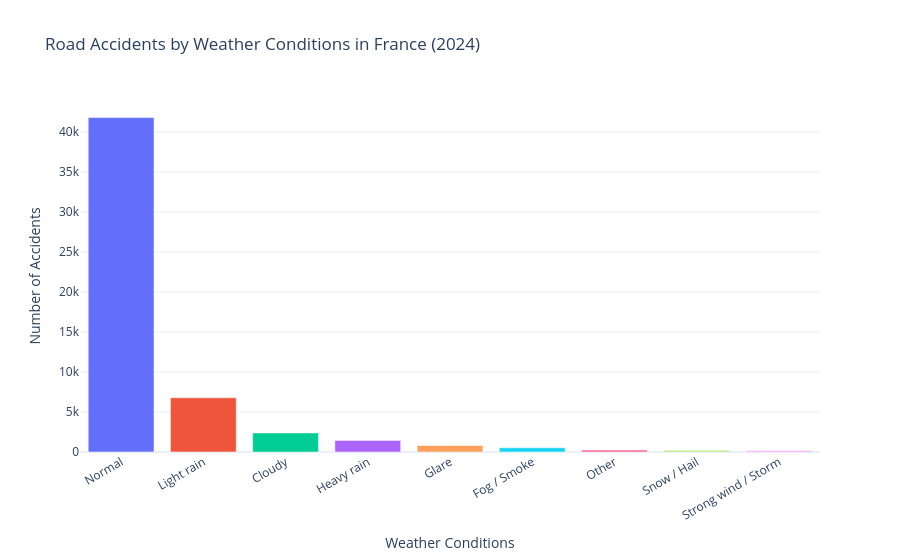

Notebook source saved alongside this figure:
### Markdown cell above
Visualization map

### Code cell
fig = px.bar(
    weather_accidents,
    x="weather",
    y="Accidents",
    color="weather",
    title="Road Accidents by Weather Conditions in France (2024)",
    labels={
        "weather": "Weather Conditions",
        "Accidents": "Number of Accidents"
    },
    hover_data=["Percentage"]
)

fig.update_layout(
    template="plotly_white",
    showlegend=False,
    xaxis_tickangle=-30
)

fig.show()

### Figure 1 — Plotly figure (JSON) as saved in the notebook; plotly's stock layout.template omitted (floating-point values rounded to 4 significant figures)
{"data": [{"customdata": [[76.84]], "hovertemplate": "Weather Conditions=%{x}<br>Number of Accidents=%{y}<br>Percentage=%{customdata[0]}<extra></extra>", "legendgroup": "Normal", "marker": {"color": "#636efa", "pattern": {"shape": ""}}, "name": "Normal", "orientation": "v", "showlegend": true, "textposition": "auto", "type": "bar", "x": ["Normal"], "xaxis": "x", "y": [41802], "yaxis": "y"}, {"customdata": [[12.46]], "hovertemplate": "Weather Conditions=%{x}<br>Number of Accidents=%{y}<br>Percentage=%{customdata[0]}<extra></extra>", "legendgroup": "Light rain", "marker": {"color": "#EF553B", "pattern": {"shape": ""}}, "name": "Light rain", "orientation": "v", "showlegend": true, "textposition": "auto", "type": "bar", "x": ["Light rain"], "xaxis": "x", "y": [6779], "yaxis": "y"}, {"customdata": [[4.36]], "hovertemplate": "Weather Conditions=%{x}<br>Number of Accidents=%{y}<br>Percentage=%{customdata[0]}<extra></extra>", "legendgroup": "Cloudy", "marker": {"color": "#00cc96", "pattern": {"shape": ""}}, "name": "Cloudy", "orientation": "v", "showlegend": true, "textposition": "auto", "type": "bar", "x": ["Cloudy"], "xaxis": "x", "y": [2374], "yaxis": "y"}, {"customdata": [[2.66]], "hovertemplate": "Weather Conditions=%{x}<br>Number of Accidents=%{y}<br>Percentage=%{customdata[0]}<extra></extra>", "legendgroup": "Heavy rain", "marker": {"color": "#ab63fa", "pattern": {"shape": ""}}, "name": "Heavy rain", "orientation": "v", "showlegend": true, "textposition": "auto", "type": "bar", "x": ["Heavy rain"], "xaxis": "x", "y": [1449], "yaxis": "y"}, {"customdata": [[1.5]], "hovertemplate": "Weather Conditions=%{x}<br>Number of Accidents=%{y}<br>Percentage=%{customdata[0]}<extra></extra>", "legendgroup": "Glare", "marker": {"color": "#FFA15A", "pattern": {"shape": ""}}, "name": "Glare", "orientation": "v", "showlegend": true, "textposition": "auto", "type": "bar", "x": ["Glare"], "xaxis": "x", "y": [817], "yaxis": "y"}, {"customdata": [[0.97]], "hovertemplate": "Weather Conditions=%{x}<br>Number of Accidents=%{y}<br>Percentage=%{customdata[0]}<extra></extra>", "legendgroup": "Fog / Smoke", "marker": {"color": "#19d3f3", "pattern": {"shape": ""}}, "name": "Fog / Smoke", "orientation": "v", "showlegend": true, "textposition": "auto", "type": "bar", "x": ["Fog / Smoke"], "xaxis": "x", "y": [529], "yaxis": "y"}, {"customdata": [[0.46]], "hovertemplate": "Weather Conditions=%{x}<br>Number of Accidents=%{y}<br>Percentage=%{customdata[0]}<extra></extra>", "legendgroup": "Other", "marker": {"color": "#FF6692", "pattern": {"shape": ""}}, "name": "Other", "orientation": "v", "showlegend": true, "textposition": "auto", "type": "bar", "x": ["Other"], "xaxis": "x", "y": [250], "yaxis": "y"}, {"customdata": [[0.43]], "hovertemplate": "Weather Conditions=%{x}<br>Number of Accidents=%{y}<br>Percentage=%{customdata[0]}<extra></extra>", "legendgroup": "Snow / Hail", "marker": {"color": "#B6E880", "pattern": {"shape": ""}}, "name": "Snow / Hail", "orientation": "v", "showlegend": true, "textposition": "auto", "type": "bar", "x": ["Snow / Hail"], "xaxis": "x", "y": [233], "yaxis": "y"}, {"customdata": [[0.31]], "hovertemplate": "Weather Conditions=%{x}<br>Number of Accidents=%{y}<br>Percentage=%{customdata[0]}<extra></extra>", "legendgroup": "Strong wind / Storm", "marker": {"color": "#FF97FF", "pattern": {"shape": ""}}, "name": "Strong wind / Storm", "orientation": "v", "showlegend": true, "textposition": "auto", "type": "bar", "x": ["Strong wind / Storm"], "xaxis": "x", "y": [169], "yaxis": "y"}], "layout": {"barmode": "relative", "legend": {"title": {"text": "Weather Conditions"}, "tracegroupgap": 0}, "showlegend": false, "title": {"text": "Road Accidents by Weather Conditions in France (2024)"}, "xaxis": {"anchor": "y", "categoryarray": ["Normal", "Light rain", "Cloudy", "Heavy rain", "Glare", "Fog / Smoke", "Other", "Snow / Hail", "Strong wind / Storm"], "categoryorder": "array", "domain": [0, 1], "tickangle": -30, "title": {"text": "Weather Conditions"}}, "yaxis": {"anchor": "x", "domain": [0, 1], "title": {"text": "Number of Accidents"}}}}
